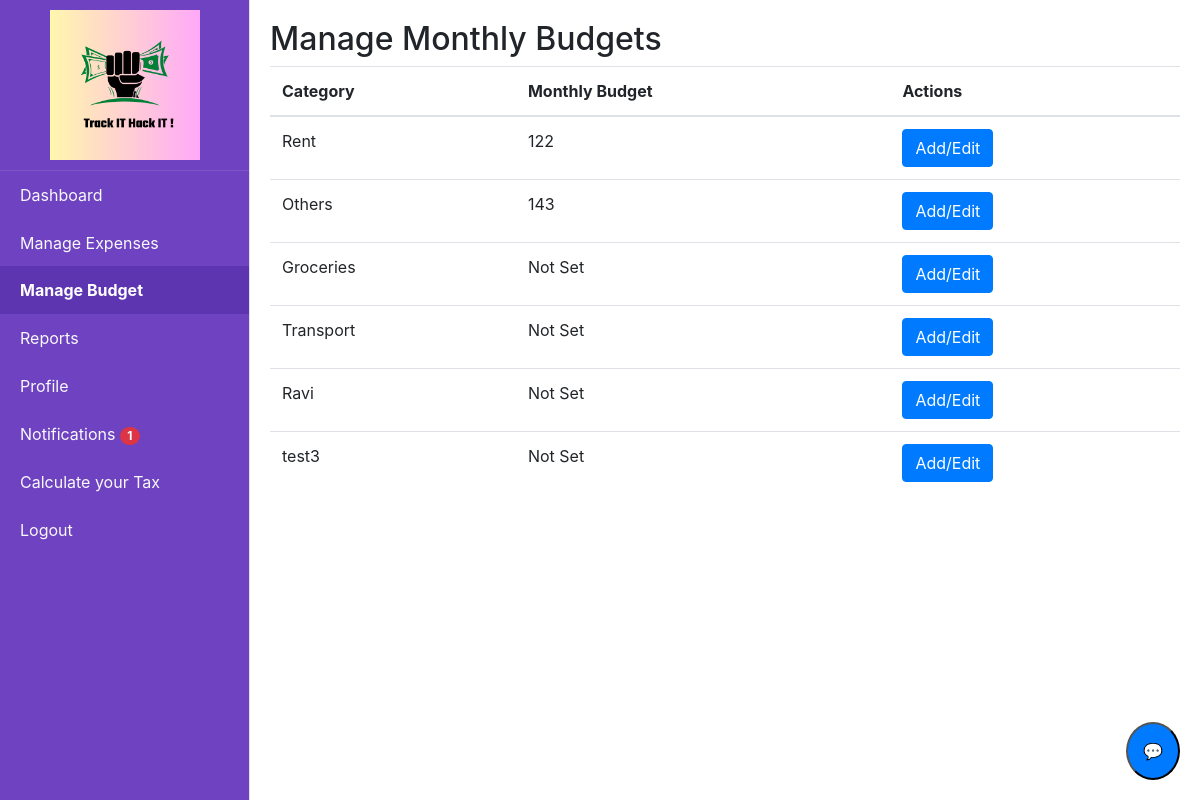
Screenshot of /budget (signed in) with the database file from the repository.
### tables this page shows
CREATE TABLE category (id INTEGER PRIMARY KEY AUTOINCREMENT, name TEXT NOT NULL, is_income INTEGER DEFAULT (0));

### app.py (the view)
@app.route('/budget', methods=['GET','POST'])
@login_required
def budget():
    categories = query_db('SELECT * FROM category WHERE is_income = 0')  # Fetch all categories
    budgets = query_db('SELECT * FROM budgets WHERE user_id = ?', (current_user.id,))
    budget_dict= dict()
    for budget in budgets:
        budget_dict[budget[2]]= budget[3]
    return render_template('budget.html', categories=categories, budgets=budgets,budget_dict=budget_dict)

### app.py (called while the page is built)
@login_manager.user_loader
def load_user(user_id):
    return get_user_by_id(user_id)

@app.after_request
def after_request(response):
    response.headers["Cache-Control"] = "no-cache, no-store, must-revalidate"
    return response

@app.context_processor
def inject_unread_notifications():
    if current_user.is_authenticated:
        unread_count = query_db('''
            SELECT COUNT(*)
            FROM notifications
            WHERE user_id = ? AND is_read = 0
        ''', [current_user.id], one=True)
        return dict(unread_count=unread_count[0] if unread_count else 0)
    return dict(unread_count=0)

### database.py (called while the page is built)
def get_db():
    return sqlite3.connect(DATABASE)

def query_db(query, args=(), one=False):
    cur = get_db().execute(query, args)
    rv = cur.fetchall()
    cur.close()
    return (rv[0] if rv else None) if one else rv

def get_user_by_id(user_id):
    conn = sqlite3.connect(DATABASE)
    cursor = conn.cursor()
    cursor.execute('SELECT * FROM users WHERE id = ?', (user_id,))
    user = cursor.fetchone()
    conn.close()
    if user:
        return User(id=user[0], username=user[1], email=user[2], password=user[3])
    return None

### templates/budget.html (shortened to what this page needs)
{% extends "home.html" %}
{% block content %}
    <h2>Manage Monthly Budgets</h2>
    <table class="table">
        <thead>
            <tr>
                <th>Category</th>
                <th>Monthly Budget</th>
                <th>Actions</th>
            </tr>
        </thead>
        <tbody>
            {% for category in categories %}
                <tr>
                    <td>{{ category[1] }}</td>
                    <td>
             {% if category[0] in budget_dict  and budget_dict[category[0]]  %}
                {{ budget_dict[category[0]] }}
            {% else %}
                Not Set
            {% endif %}
                    </td>
                    <td>
                        <button class="btn btn-primary" onclick="openBudgetModal({{ category[0] }}, '{{ category[1] }}', {{budget_dict[category[0]]}})">Add/Edit</button>
                    </td>
                </tr>
            {% endfor %}
        </tbody>
    </table>
{% endblock %}

### rows the page displays
category: name "Rent", budget_dict "122"
category: name "Others", budget_dict "143"
category: name "Groceries", shows "Not Set"
category: name "Transport", shows "Not Set"
category: name "Ravi", shows "Not Set"
category: name "test3", shows "Not Set"

### other values shown
{{ unread_count }} "1"
